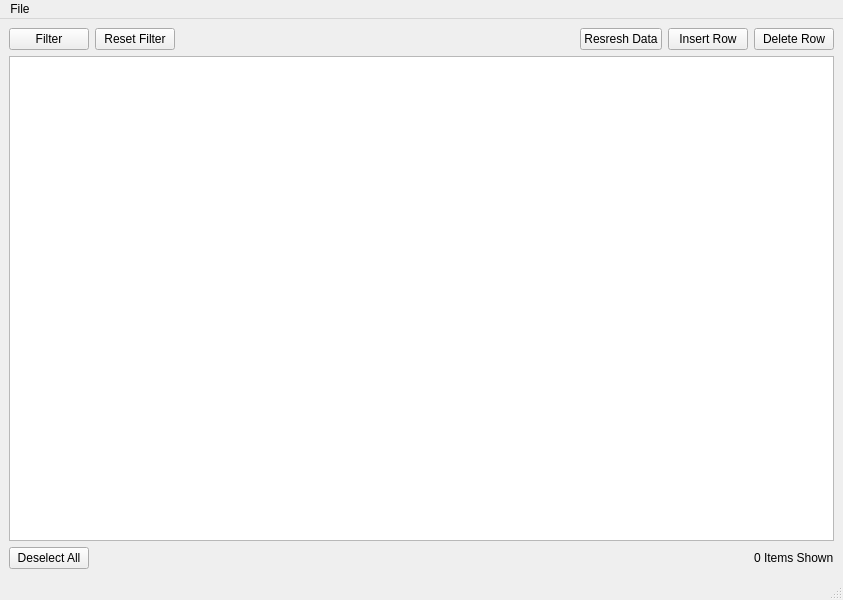
<?xml version="1.0" encoding="UTF-8"?>
<ui version="4.0">
 <class>MainWindow</class>
 <widget class="QMainWindow" name="MainWindow">
  <property name="geometry">
   <rect>
    <x>0</x>
    <y>0</y>
    <width>843</width>
    <height>600</height>
   </rect>
  </property>
  <property name="windowTitle">
   <string>MainWindow</string>
  </property>
  <widget class="QWidget" name="centralwidget">
   <layout class="QGridLayout" name="gridLayout">
    <item row="0" column="0">
     <layout class="QGridLayout" name="gridLayout_2">
      <item row="0" column="0">
       <layout class="QHBoxLayout" name="horizontalLayout">
        <item>
         <widget class="QPushButton" name="FilterButton">
          <property name="text">
           <string>Filter</string>
          </property>
         </widget>
        </item>
        <item>
         <widget class="QPushButton" name="ResetFilterButton">
          <property name="text">
           <string>Reset Filter</string>
          </property>
         </widget>
        </item>
        <item>
         <spacer name="horizontalSpacer">
          <property name="orientation">
           <enum>Qt::Horizontal</enum>
          </property>
          <property name="sizeHint" stdset="0">
           <size>
            <width>40</width>
            <height>20</height>
           </size>
          </property>
         </spacer>
        </item>
        <item>
         <widget class="QPushButton" name="RefreshDataButton">
          <property name="text">
           <string>Resresh Data</string>
          </property>
         </widget>
        </item>
        <item>
         <widget class="QPushButton" name="InsertRowButton">
          <property name="text">
           <string>Insert Row</string>
          </property>
         </widget>
        </item>
        <item>
         <widget class="QPushButton" name="DeleteRowButton">
          <property name="text">
           <string>Delete Row</string>
          </property>
          <property name="shortcut">
           <string>Backspace</string>
          </property>
         </widget>
        </item>
       </layout>
      </item>
      <item row="1" column="0">
       <widget class="QTableView" name="tableView">
        <property name="sortingEnabled">
         <bool>true</bool>
        </property>
       </widget>
      </item>
      <item row="2" column="0">
       <layout class="QHBoxLayout" name="horizontalLayout_2">
        <item>
         <widget class="QPushButton" name="DeselectAllButton">
          <property name="text">
           <string>Deselect All</string>
          </property>
          <property name="shortcut">
           <string>Esc</string>
          </property>
         </widget>
        </item>
        <item>
         <spacer name="horizontalSpacer_2">
          <property name="orientation">
           <enum>Qt::Horizontal</enum>
          </property>
          <property name="sizeHint" stdset="0">
           <size>
            <width>40</width>
            <height>20</height>
           </size>
          </property>
         </spacer>
        </item>
        <item>
         <widget class="QLabel" name="label">
          <property name="text">
           <string>0 Items Shown</string>
          </property>
         </widget>
        </item>
       </layout>
      </item>
     </layout>
    </item>
   </layout>
  </widget>
  <widget class="QMenuBar" name="menubar">
   <property name="geometry">
    <rect>
     <x>0</x>
     <y>0</y>
     <width>843</width>
     <height>22</height>
    </rect>
   </property>
   <widget class="QMenu" name="menuFile">
    <property name="title">
     <string>File</string>
    </property>
    <addaction name="actionOpen"/>
    <addaction name="actionSave"/>
    <addaction name="actionSave_As"/>
   </widget>
   <addaction name="menuFile"/>
  </widget>
  <widget class="QStatusBar" name="statusbar"/>
  <action name="actionOpen">
   <property name="text">
    <string>Open</string>
   </property>
   <property name="shortcut">
    <string>Ctrl+O</string>
   </property>
  </action>
  <action name="actionSave">
   <property name="text">
    <string>Save</string>
   </property>
   <property name="shortcut">
    <string>Ctrl+S</string>
   </property>
  </action>
  <action name="actionSave_As">
   <property name="text">
    <string>Save As</string>
   </property>
   <property name="shortcut">
    <string>Ctrl+Shift+S</string>
   </property>
  </action>
 </widget>
 <resources/>
 <connections>
  <connection>
   <sender>actionOpen</sender>
   <signal>triggered()</signal>
   <receiver>MainWindow</receiver>
   <slot>show()</slot>
   <hints>
    <hint type="sourcelabel">
     <x>-1</x>
     <y>-1</y>
    </hint>
    <hint type="destinationlabel">
     <x>399</x>
     <y>299</y>
    </hint>
   </hints>
  </connection>
  <connection>
   <sender>actionSave_As</sender>
   <signal>triggered()</signal>
   <receiver>MainWindow</receiver>
   <slot>show()</slot>
   <hints>
    <hint type="sourcelabel">
     <x>-1</x>
     <y>-1</y>
    </hint>
    <hint type="destinationlabel">
     <x>421</x>
     <y>299</y>
    </hint>
   </hints>
  </connection>
 </connections>
</ui>
